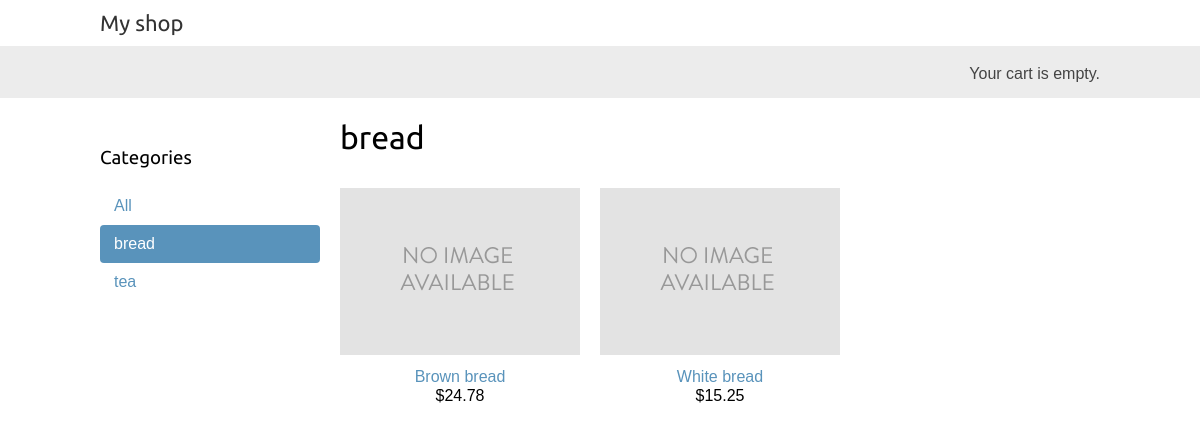
The page /bread/ on the database its author committed.
### shop/models.py (models this page shows, shortened)
class Category(models.Model):
    name = models.CharField(max_length=200,
                            db_index=True)
    slug = models.SlugField(max_length=200,
                            unique=True)
    class Meta:
        ordering = ('name',)
        verbose_name = 'category'
        verbose_name_plural = 'categories'
    def get_absolute_url(self):
        return reverse('shop:product_list_by_category',
                       args=[self.slug])

class Product(models.Model):
    category = models.ForeignKey(Category,
                                 related_name='products',
                                 on_delete=models.CASCADE)
    name = models.CharField(max_length=200, db_index=True)
    slug = models.SlugField(max_length=200, db_index=True)
    image = models.ImageField(upload_to='products/%Y/%m/%d',
                              blank=True)
    description = models.TextField(blank=True)
    price = models.DecimalField(max_digits=10, decimal_places=2)
    available = models.BooleanField(default=True)
    created = models.DateTimeField(auto_now_add=True)
    updated = models.DateTimeField(auto_now=True)
    class Meta:
        ordering = ('name',)
        index_together = (('id', 'slug'),)
    def get_absolute_url(self):
        return reverse('shop:product_detail',
                       args=[self.id, self.slug])

### shop/views.py (the view)
# urls.py: path('', views.product_list, name='product_list'),
def product_list(request, category_slug=None):
    category = None
    categories = Category.objects.all()
    products = Product.objects.filter(available=True)
    if category_slug:
        category = get_object_or_404(Category, slug=category_slug)
        products = products.filter(category=category)
    return render(request,
                  'shop/product/list.html',
                  {'category': category,
                   'categories': categories,
                   'products': products})

### shop/templates/shop/product/list.html (shortened to what this page needs)
{% extends "shop/base.html" %}
{% load static %}
{% block content %}
  <div id="sidebar">
    <h3>Categories</h3>
    <ul>
      <li {% if not category %}class="selected"{% endif %}>
        <a href="{% url "shop:product_list" %}">All</a>
      </li>
      {% for c in categories %}
        <li {% if category.slug == c.slug %}class="selected"
        {% endif %}>
          <a href="{{ c.get_absolute_url }}">{{ c.name }}</a>
        </li>
      {% endfor %}
    </ul>
  </div>
  <div id="main" class="product-list">
    <h1>{% if category %}{{ category.name }}{% else %}Products
    {% endif %}</h1>
    {% for product in products %}
      <div class="item">
        <a href="{{ product.get_absolute_url }}">
          <img src="{% if product.image %}{{ product.image.url }}{%
          else %}{% static "img/no_image.png" %}{% endif %}">
        </a>
        <a href="{{ product.get_absolute_url }}">{{ product.name }}</a>
        <br>
        ${{ product.price }}
      </div>
    {% endfor %}
  </div>
  {% endblock %}

### shop/static/css/base.css (style rules this page uses)
body { margin:0; padding:0; font-family:helvetica, sans-serif; }
h1, h2, h3, h4, h5 , h6 { font-family: 'Ubuntu', sans-serif; font-weight:normal; }
a { text-decoration:none; color:#5993bb; }
#sidebar { width:220px; padding:30px 20px 0 0; float:left; }
#sidebar ul { margin:0; padding:0; }
#sidebar ul li { margin:0; list-style:none; padding:10px 14px; }
#sidebar ul li a { display:block; }
#sidebar ul li.selected { background:#5993bb; border-radius:4px; }
#sidebar ul li.selected a { color:#fff; }
#main { float:left; width: 96%; margin-right:-220px; overflow:hidden; }
.product-list .item { width:25%; padding:10px 20px 10px 0; float:left; text-align:center; line-height:1.2; }
.product-list .item img { width:100%; margin-bottom:8px; }

### rows shown on the page
Category: name "bread"
Category: name "tea"
Product: image (placeholder picture), name "Brown bread", price "24.78"
Product: image (placeholder picture), name "White bread", price "15.25"
